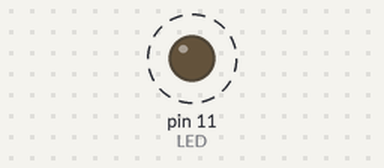
This sketch was run on a simulated Arduino Uno, built with avr-gcc and run on an emulated ATmega328P. On the bench: output pins drawn as LEDs (lit = HIGH). Dashed ring = blinking.

Above: at 0.05 s.
Timing chart, 0 to 3.0 s (numbered marks = the images above):
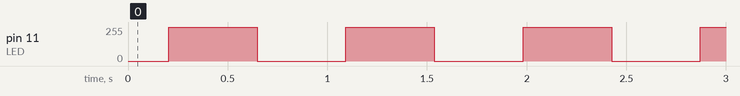

Measured:
- by itself, pin 11 (LED): alternates 254/255 for 0.44 s and 0/255 for 0.44 s

The sketch:

sineWaveLEDPulse.ino
```cpp
//set a constant for the LED Pin
const int LED = 11;

void setup()
{
}

void loop()
{
  //calculate the value for "in" (which is the X value)
  float in, out;
  for (in = 0; in < 6.283; in = in + 0.001)
  {
    //calculate the Y Value for the given input
    out = 127.5 * sin(in) + 127.5;

    //write the Value to the LED
    analogWrite(LED,out);
  }
}
```
